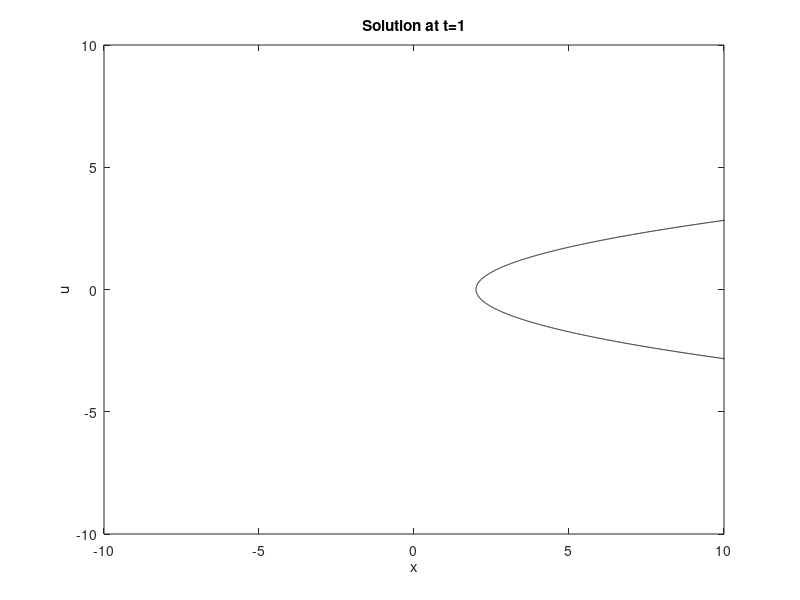
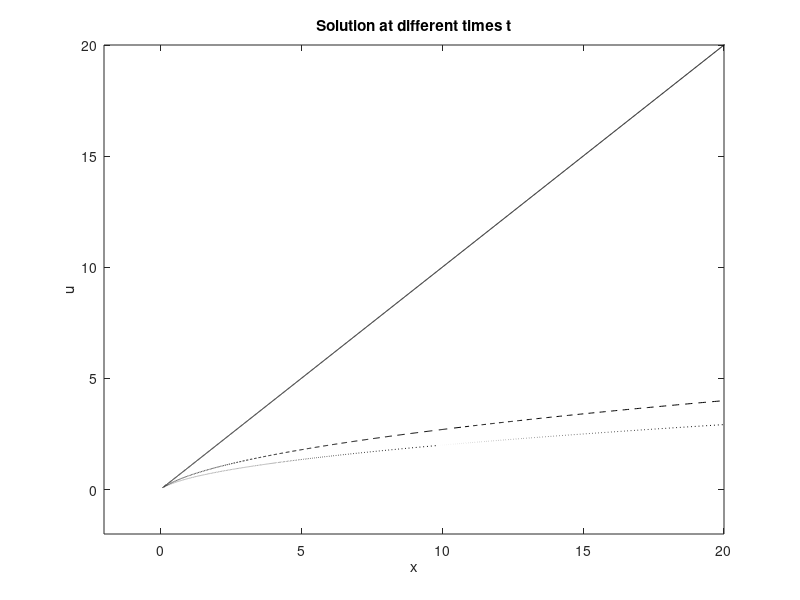

The MATLAB script that drew these images, in order: (Note: this script raises an error after producing the figures.)
% Values x0 to iterate through
x0s = linspace(-10, 10, 10000);

% Part (a)

% Functions
x1 = @(s, x0) x0.^2*s + 2;
U1 = @(x0) x0;

% Plot
s = 1;

figure();
plot(x1(s, x0s), U1(x0s), 'k');

xlabel('x');
ylabel('u');
xlim([-10, 10]);
ylim([-10, 10]);
title('Solution at t=1');

% Part (b)

% Functions
phi = @(x0) (1 ./ (1 + x0.^2)) .* (x0 <= 0) + (1 + x0.^2) .* (x0 > 0);
x2 = @(s, x0) phi(x0).^2 * s + phi(x0);
U2 = @(x0) phi(x0);

% Plot
ss = [0, 1, 2];
plot_vals = zeros(2, length(x0s), length(ss));
idx = 1;

for s = ss
  plot_vals(:, :, idx) = [x2(s, x0s); U2(x0s)];

  idx = idx + 1;
end

figure();

plot(...
  plot_vals(1, :, 1), plot_vals(2, :, 1), 'k', ...
  plot_vals(1, :, 2), plot_vals(2, :, 2), 'k--', ...
  plot_vals(1, :, 3), plot_vals(2, :, 3), 'k:' ...
)

xlabel('x');
ylabel('u');
xlim([-2, 20]);
ylim([-2, 20]);
title('Solution at different times t');
legend(strcat('t=', string(ss)), 'location', 'northwest');
